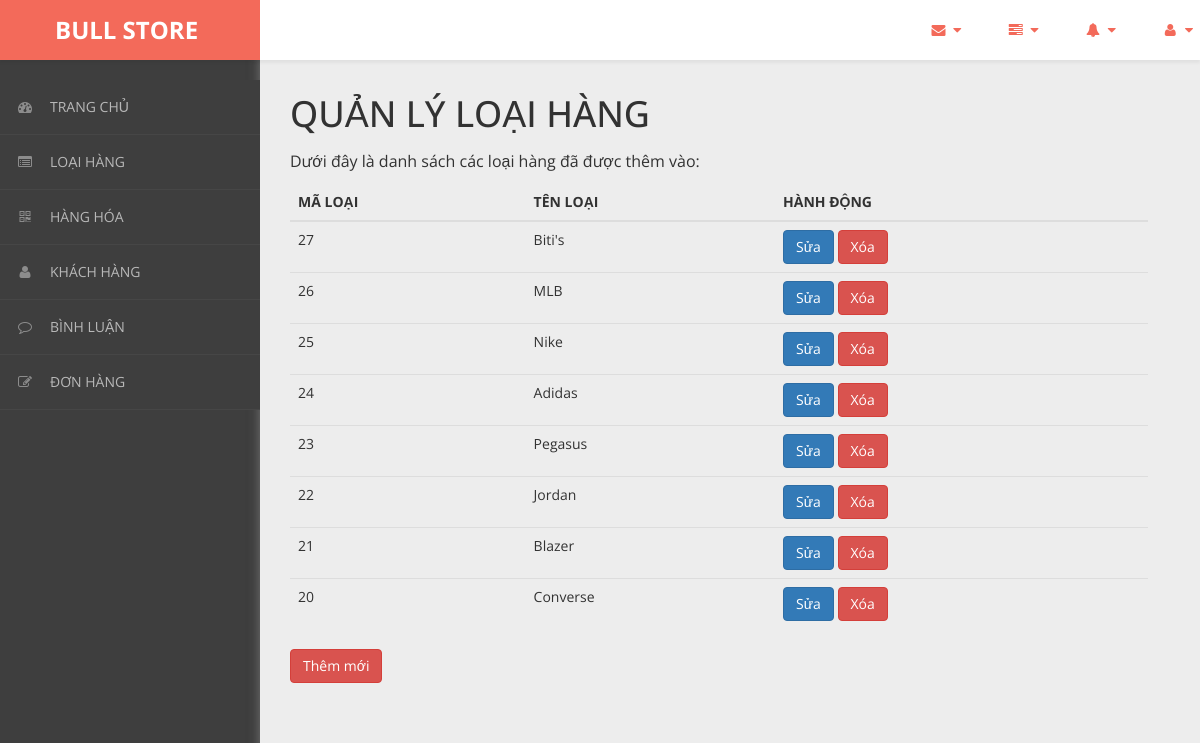
Screenshot of /admin/content/loai-hang/loai-hang-list.php with the database file from the repository.
### tables this page shows
CREATE TABLE `loai_hang` (
  `ma_loai` int(11) NOT NULL,
  `ten_loai` varchar(50) NOT NULL
);

### admin/dao/pdo.php (called while the page is built, shortened)
<?php
    function pdo_get_connection(){
        $pdo = new PDO("mysql:host=localhost;dbname=project-web",'root','');
        $pdo->setAttribute(PDO::ATTR_ERRMODE, PDO::ERRMODE_EXCEPTION);
        return $pdo;
    }
    function pdo_query($sql){
        $sql_args = array_slice(func_get_args(),1);
        try{
            $conn = pdo_get_connection();
            $stmt = $conn ->prepare($sql);
            $stmt -> execute($sql_args);
            $rows = $stmt -> fetchAll();
            return $rows;
        }catch(PDOException $e){
            throw $e;
        }finally{
            unset($conn);
        }
    }
    ?>

### admin/dao/loai-hang.php (called while the page is built, shortened)
<?php
    require_once ('pdo.php');
    function loai_hang_select_all(){
        $sql = "SELECT * FROM loai_hang ORDER BY ma_loai DESC";
        return pdo_query($sql);
    }
?>

### admin/content/loai-hang/loai-hang-list.php (the view, shortened to what this page needs)
<!DOCTYPE html>
<html xmlns="http://www.w3.org/1999/xhtml">
<head>
    <link href="../../../css/admin/css/bootstrap.css" rel="stylesheet" />
    <link href="../../../css/admin/css/font-awesome.css" rel="stylesheet" />
    <link href="../../../css/admin/css/custom-styles.css" rel="stylesheet" />
</head>
<body>
    <div id="wrapper">
        <nav class="navbar navbar-default top-navbar" role="navigation">
            <div class="navbar-header">
                <a class="navbar-brand" href="../../../../project-web/trang-chinh/"><strong style = "margin-left: 40px;">BULL STORE</strong></a>
            </div>
            <ul class="nav navbar-top-links navbar-right">
                <li class="dropdown">
                    <a class="dropdown-toggle" data-toggle="dropdown" href="#" aria-expanded="false">
                        <i class="fa fa-envelope fa-fw"></i> <i class="fa fa-caret-down"></i>
                    </a>
                </li>
                <li class="dropdown">
                    <a class="dropdown-toggle" data-toggle="dropdown" href="#" aria-expanded="false">
                        <i class="fa fa-tasks fa-fw"></i> <i class="fa fa-caret-down"></i>
                    </a>
                </li>
                <li class="dropdown">
                    <a class="dropdown-toggle" data-toggle="dropdown" href="#" aria-expanded="false">
                        <i class="fa fa-bell fa-fw"></i> <i class="fa fa-caret-down"></i>
                    </a>
                </li>
                <li class="dropdown">
                    <a class="dropdown-toggle" data-toggle="dropdown" href="#" aria-expanded="false">
                        <i class="fa fa-user fa-fw"></i> <i class="fa fa-caret-down"></i>
                    </a>
                </li>
            </ul>
        </nav>
        <nav class="navbar-default navbar-side" role="navigation">
            <div class="sidebar-collapse">
                <ul class="nav" id="main-menu">
                    <li>
                        <a href="../thong-ke/thong-ke-list.php"><i class="fa fa-dashboard"></i>TRANG CHỦ</a>
                    </li>
                    <li>
                        <a href="../loai-hang/loai-hang-list.php"><i class="fa fa-list-alt" aria-hidden="true"></i>LOẠI HÀNG</a>
                    </li>
                    <li>
                        <a href="../hang-hoa/hang-hoa-list.php"><i class="fa fa-qrcode"></i>HÀNG HÓA</a>
                    </li>
                    <li>
                        <a href="../khach-hang/khach-hang-list.php"><i class="fa fa-user"></i>KHÁCH HÀNG</a>
                    </li>
                    <li>
                        <a href="../binh-luan/binh-luan-list.php"><i class="fa fa-comment-o" aria-hidden="true"></i>BÌNH LUẬN</a>
                    </li>
                    <li>
                        <a href="../hoa-don/hoa-don-list.php"><i class="fa fa-edit"></i>ĐƠN HÀNG</a>
                    </li>
                </ul>
            </div>
        </nav>
        <div id="page-wrapper">
		  <div class="header">
                <div class="page-header">
                    <h1>QUẢN LÝ LOẠI HÀNG</h1>
                    <p>Dưới đây là danh sách các loại hàng đã được thêm vào:</p>
                    <?php
                        require_once ('../../dao/loai-hang.php');
                        $items = loai_hang_select_all();
                    ?>
                        <table class="table table-hover">
                            <thead>
                                <tr>
                                    <th>MÃ LOẠI</th>
                                    <th>TÊN LOẠI</th>
                                    <th>HÀNH ĐỘNG</th>
                                </tr>
                            </thead>
                            <tbody>
                                <?php foreach($items as $item){
                                    extract($item);
                                    ?>
                                <tr>
                                    <td><?=$ma_loai?></td>
                                    <td><?=$ten_loai?></td>
                                    <td>
                                        <a href="loai-hang-update.php?ma_loai=<?=$ma_loai?>"><button class="btn btn-primary">Sửa</button></a>
                                        <a onclick = "return confirm('Bạn có chắc chắn muốn xóa ?')" href="loai-hang-delete.php?ma_loai=<?=$ma_loai?>"><button class="btn btn-danger">Xóa</button></a>
                                    </td>
                                </tr>
                                <?php } ?>
                            </tbody>
                        </table>
                    <a href="../../content/loai-hang/loai-hang-new.php"><button class="btn btn-danger">Thêm mới</button></a>
                </div>
		    </div>
        </div>
    </div>
</body>
</html>

### css/admin/css/custom-styles.css (style rules this page uses)
body { font-family: 'Open Sans', sans-serif; background: #3E3E3E; }
#wrapper { width: 100%; }
#page-wrapper { padding: 15px 15px; min-height: 600px; background: #EDEDED; }
h1, .h1, h2, .h2, h3, .h3 { margin-top: 7px; margin-bottom: -5px; }
p { font-size:16px; line-height:25px; padding-top:20px; }
.navbar-side { z-index: 0; }
.navbar-side .nav > li > a > i { color: #8C8C8C;padding: 8px;width: 30px;text-align: center; }
.top-navbar { position: fixed; width: 100%; z-index: 300; -webkit-box-shadow: 0 3px 3px rgba(0, 0, 0, 0.05); -moz-box-shadow: 0 3px 3px rgba(0, 0, 0, 0.05); box-shadow: 0 3px 3px rgba(0, 0, 0, 0.05); }
.navbar-side { z-index: 1; position: fixed; width: 260px; top: 80px; }
#page-wrapper { position: relative; top: 55px; box-shadow: 0 0 10px #757575; -moz-box-shadow: 0 0 10px #757575; -webkit-box-shadow: 0 0 10px #757575; }
.page-header { margin: 0;border-bottom: 1px solid transparent;text-align: left;background-color: rgb(237, 237, 237);padding: 32px 22px 32px 0;color: #323232; }
.header { margin: 0 30px; }
.top-navbar { margin:0px; }
.top-navbar .navbar-brand { color: #fff;width: 260px;text-align: left;height: 60px;font-size: 24px;font-weight: 700;line-height: 30px;background: #F36A5A; }
.top-navbar .nav > li { position: relative; display: inline-block; margin: 0px; padding: 0px; }
.top-navbar .nav > li > a { position: relative; display: block; padding: 20px;color: #FFFFFF; margin: 0px; }
.sidebar-collapse , .sidebar-collapse .nav { background:none; }
.sidebar-collapse .nav { padding:0; }
.sidebar-collapse .nav > li > a { color: #B8B8B8; background:transparent; text-shadow:none; font-size: 14px; }
.sidebar-collapse > .nav > li > a { padding: 12px 10px; }
.sidebar-collapse > .nav > li { border-bottom: 1px solid rgba(107, 108, 109, 0.19); }
.navbar-side { border:none; background: #3E3E3E; }
.top-navbar { background: #FFFFFF; border-bottom:none; }
.top-navbar .nav > li > a > i { margin-right: 2px; }
.navbar-default { border:0px solid black; }
.navbar-header { background: transparent; }
.nav > li > a > i { margin-right:10px; color: rgb(243, 106, 90); }
@media (min-width:768px) { #page-wrapper { margin: 0 0 0 260px; padding: 0; min-height: 1200px; } }
@media (min-width:768px) { .navbar-side { width: 260px; z-index: 1; } }
@media (min-width:768px) { .navbar { border-radius: 0px; } }

### rows the page displays
loai_hang: ma_loai "27", ten_loai "Biti's"
loai_hang: ma_loai "26", ten_loai "MLB"
loai_hang: ma_loai "25", ten_loai "Nike"
loai_hang: ma_loai "24", ten_loai "Adidas"
loai_hang: ma_loai "23", ten_loai "Pegasus"
loai_hang: ma_loai "22", ten_loai "Jordan"
loai_hang: ma_loai "21", ten_loai "Blazer"
loai_hang: ma_loai "20", ten_loai "Converse"
